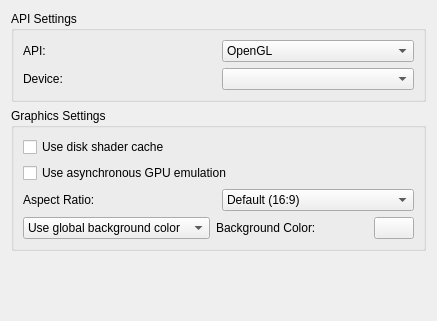
<?xml version="1.0" encoding="UTF-8"?>
<ui version="4.0">
 <class>ConfigureGraphics</class>
 <widget class="QWidget" name="ConfigureGraphics">
  <property name="geometry">
   <rect>
    <x>0</x>
    <y>0</y>
    <width>437</width>
    <height>321</height>
   </rect>
  </property>
  <property name="windowTitle">
   <string>Form</string>
  </property>
  <layout class="QVBoxLayout" name="verticalLayout_1">
   <item>
    <layout class="QVBoxLayout" name="verticalLayout_2">
     <item>
      <widget class="QGroupBox" name="groupBox_2">
       <property name="title">
        <string>API Settings</string>
       </property>
       <layout class="QVBoxLayout" name="verticalLayout_3">
        <item>
         <widget class="QWidget" name="api_layout" native="true">
          <layout class="QGridLayout" name="gridLayout">
           <property name="leftMargin">
            <number>0</number>
           </property>
           <property name="topMargin">
            <number>0</number>
           </property>
           <property name="rightMargin">
            <number>0</number>
           </property>
           <property name="bottomMargin">
            <number>0</number>
           </property>
           <property name="horizontalSpacing">
            <number>6</number>
           </property>
           <item row="0" column="0">
            <widget class="QLabel" name="api_label">
             <property name="text">
              <string>API:</string>
             </property>
            </widget>
           </item>
           <item row="0" column="1">
            <widget class="QComboBox" name="api">
             <item>
              <property name="text">
               <string notr="true">OpenGL</string>
              </property>
             </item>
             <item>
              <property name="text">
               <string notr="true">Vulkan</string>
              </property>
             </item>
            </widget>
           </item>
           <item row="1" column="0">
            <widget class="QLabel" name="device_label">
             <property name="text">
              <string>Device:</string>
             </property>
            </widget>
           </item>
           <item row="1" column="1">
            <widget class="QComboBox" name="device"/>
           </item>
          </layout>
         </widget>
        </item>
       </layout>
      </widget>
     </item>
     <item>
      <widget class="QGroupBox" name="groupBox">
       <property name="title">
        <string>Graphics Settings</string>
       </property>
       <layout class="QVBoxLayout" name="verticalLayout_4">
        <item>
         <widget class="QCheckBox" name="use_disk_shader_cache">
          <property name="text">
           <string>Use disk shader cache</string>
          </property>
         </widget>
        </item>
        <item>
         <widget class="QCheckBox" name="use_asynchronous_gpu_emulation">
          <property name="text">
           <string>Use asynchronous GPU emulation</string>
          </property>
         </widget>
        </item>
        <item>
         <widget class="QWidget" name="aspect_ratio_layout" native="true">
          <layout class="QHBoxLayout" name="horizontalLayout_6">
           <property name="leftMargin">
            <number>0</number>
           </property>
           <property name="topMargin">
            <number>0</number>
           </property>
           <property name="rightMargin">
            <number>0</number>
           </property>
           <property name="bottomMargin">
            <number>0</number>
           </property>
           <item>
            <widget class="QLabel" name="ar_label">
             <property name="text">
              <string>Aspect Ratio:</string>
             </property>
            </widget>
           </item>
           <item>
            <widget class="QComboBox" name="aspect_ratio_combobox">
             <item>
              <property name="text">
               <string>Default (16:9)</string>
              </property>
             </item>
             <item>
              <property name="text">
               <string>Force 4:3</string>
              </property>
             </item>
             <item>
              <property name="text">
               <string>Force 21:9</string>
              </property>
             </item>
             <item>
              <property name="text">
               <string>Stretch to Window</string>
              </property>
             </item>
            </widget>
           </item>
          </layout>
         </widget>
        </item>
        <item>
         <widget class="QWidget" name="bg_layout" native="true">
          <property name="sizePolicy">
           <sizepolicy hsizetype="Preferred" vsizetype="Preferred">
            <horstretch>0</horstretch>
            <verstretch>0</verstretch>
           </sizepolicy>
          </property>
          <layout class="QHBoxLayout" name="horizontalLayout_3">
           <property name="spacing">
            <number>6</number>
           </property>
           <property name="leftMargin">
            <number>0</number>
           </property>
           <property name="topMargin">
            <number>0</number>
           </property>
           <property name="rightMargin">
            <number>0</number>
           </property>
           <property name="bottomMargin">
            <number>0</number>
           </property>
           <item>
            <widget class="QComboBox" name="bg_combobox">
             <property name="currentText">
              <string>Use global background color</string>
             </property>
             <property name="currentIndex">
              <number>0</number>
             </property>
             <property name="maxVisibleItems">
              <number>10</number>
             </property>
             <item>
              <property name="text">
               <string>Use global background color</string>
              </property>
             </item>
             <item>
              <property name="text">
               <string>Set background color:</string>
              </property>
             </item>
            </widget>
           </item>
           <item>
            <widget class="QLabel" name="bg_label">
             <property name="text">
              <string>Background Color:</string>
             </property>
            </widget>
           </item>
           <item>
            <spacer name="horizontalSpacer">
             <property name="orientation">
              <enum>Qt::Horizontal</enum>
             </property>
             <property name="sizeHint" stdset="0">
              <size>
               <width>40</width>
               <height>20</height>
              </size>
             </property>
            </spacer>
           </item>
           <item>
            <widget class="QPushButton" name="bg_button">
             <property name="maximumSize">
              <size>
               <width>40</width>
               <height>16777215</height>
              </size>
             </property>
            </widget>
           </item>
          </layout>
         </widget>
        </item>
       </layout>
      </widget>
     </item>
    </layout>
   </item>
   <item>
    <spacer name="verticalSpacer">
     <property name="orientation">
      <enum>Qt::Vertical</enum>
     </property>
     <property name="sizeHint" stdset="0">
      <size>
       <width>20</width>
       <height>40</height>
      </size>
     </property>
    </spacer>
   </item>
  </layout>
 </widget>
 <resources/>
 <connections/>
</ui>
